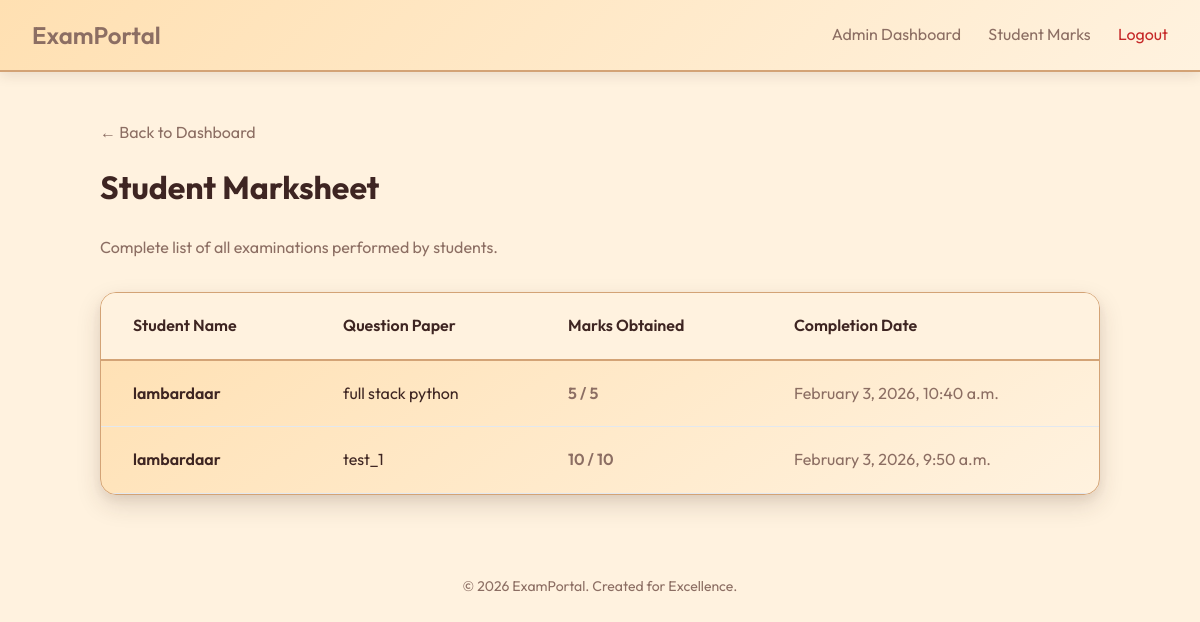
Page /admin_portal/results/ (signed in) on the committed database.
### test_app/models.py (models this page shows, shortened)
class Result(models.Model):
    student = models.ForeignKey(User, on_delete=models.CASCADE)
    paper = models.ForeignKey(QuestionPaper, on_delete=models.CASCADE, null=True)
    marks = models.PositiveIntegerField()
    total_marks = models.PositiveIntegerField(default=0)
    date = models.DateTimeField(auto_now_add=True)

class QuestionPaper(models.Model):
    title = models.CharField(max_length=200)
    description = models.TextField(blank=True)
    created_at = models.DateTimeField(auto_now_add=True)

### test_app/views.py (the view)
# urls.py: path('admin_portal/results/', views.admin_view_results, name='admin_view_results'),
@login_required
def admin_view_results(request):
    if not request.user.is_staff:
        return redirect('home')
    results = Result.objects.all().order_by('-date')
    return render(request, 'test_app/admin_results.html', {'results': results})

### test_app/templates/test_app/admin_results.html (shortened to what this page needs)
{% extends 'test_app/base.html' %}
{% block content %}
<div style="margin-bottom: 2rem;">
    <a href="{% url 'admin_dashboard' %}" style="text-decoration: none; color: var(--text-light);">&larr; Back to
        Dashboard</a>
    <h1 style="margin-top: 1rem;">Student Marksheet</h1>
    <p style="color: var(--text-light);">Complete list of all examinations performed by students.</p>
</div>
{% if results %}
<div class="card" style="padding: 0; overflow: hidden;">
    <table style="width: 100%; border-collapse: collapse; text-align: left;">
        <thead>
            <tr style="background: var(--ivory); color: var(--text); border-bottom: 2px solid var(--accent);">
                <th style="padding: 1.25rem 2rem; font-weight: 600;">Student Name</th>
                <th style="padding: 1.25rem 2rem; font-weight: 600;">Question Paper</th>
                <th style="padding: 1.25rem 2rem; font-weight: 600;">Marks Obtained</th>
                <th style="padding: 1.25rem 2rem; font-weight: 600;">Completion Date</th>
            </tr>
        </thead>
        <tbody>
            {% for res in results %}
            <tr style="border-bottom: 1px solid #e2e8f0;">
                <td style="padding: 1.25rem 2rem; font-weight: 600;">{{ res.student.username }}</td>
                <td style="padding: 1.25rem 2rem;">{{ res.paper.title|default:"Deleted Paper" }}</td>
                <td style="padding: 1.25rem 2rem; font-weight: 600; color: var(--primary);">{{ res.marks }} / {{ res.total_marks }}</td>
                <td style="padding: 1.25rem 2rem; color: var(--text-light);">{{ res.date|date:"F j, Y, g:i a" }}</td>
            </tr>
            {% endfor %}
        </tbody>
    </table>
</div>
{% else %}
<div class="card" style="text-align: center; padding: 4rem 2rem;">
    <p style="color: var(--text-light); font-size: 1.1rem;">No records found yet. Students need to complete tests first.
    </p>
</div>
{% endif %}
{% endblock %}

### test_app/templates/test_app/base.html (style rules this page uses)
:root { --primary: #8C6E63; --primary-hover: #6D4C41; --bg: #FFF2DF; --card-bg: #FFE0B2; --text: #3E2522; --text-light: #8C6E63; --accent: #D3A376; --danger: #C62828; --dark-brown: #3E2522; --taupe: #8C6E63; --warm-tan: #D3A376; --light-peach: #FFE0B2; --ivory: #FFF2DF; }
body { font-family: 'Outfit', sans-serif; background-color: var(--bg); color: var(--text); margin: 0; padding: 0; line-height: 1.6; }
.card { background: linear-gradient(145deg, var(--card-bg) 0%, var(--ivory) 100%); border-radius: 1rem; padding: 2.5rem; box-shadow: 0 10px 25px rgba(62, 37, 34, 0.15), 0 4px 10px rgba(140, 110, 99, 0.1); border: 1px solid var(--accent); transition: transform 0.3s ease, box-shadow 0.3s ease; }

### rows in the picture
Result: student.username "lambardaar", paper "full stack python", marks "5", total_marks "5", date "February 3, 2026, 10:40 a.m."
Result: student.username "lambardaar", paper "test_1", marks "10", total_marks "10", date "February 3, 2026, 9:50 a.m."
